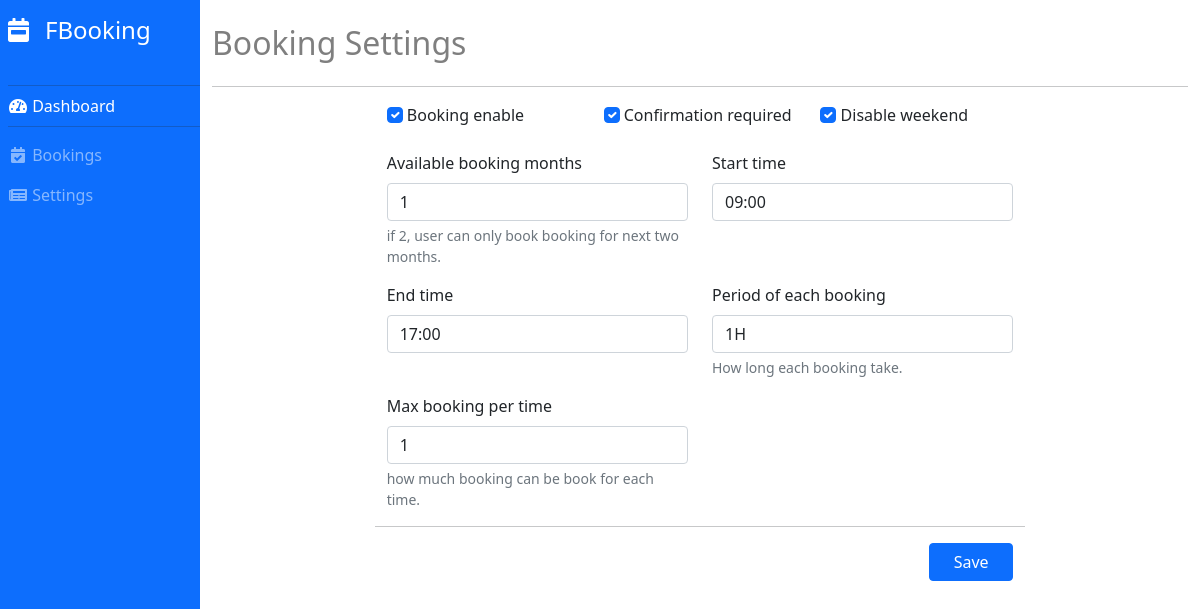
Screenshot of /booking2/admin/settings (signed in) with the database file from the repository.
### booking/models.py (models this page shows)
class BookingSettings(models.Model):
    booking_enable = models.BooleanField(default=True)
    confirmation_required = models.BooleanField(default=True)
    disable_weekend = models.BooleanField(default=True)
    available_booking_months = models.IntegerField(default=1, help_text="if 2, user can only book booking for next two months.")
    max_booking_per_day = models.IntegerField(null=True, blank=True)
    start_time = models.TimeField()
    end_time = models.TimeField()
    period_of_each_booking = models.CharField(max_length=3, default="30", choices=BOOKING_PERIOD, help_text="How long each booking take.")
    max_booking_per_time = models.IntegerField(default=1, help_text="how much booking can be book for each time.")

### booking/views/admin_views/settings_view.py (the view, shortened to what this page needs)
# urls.py: path("admin/settings", BookingSettingsView.as_view(), name="booking_settings"),
class BookingSettingsView(BookingSettingMixin, UpdateView):
    form_class = BookingSettingsForm
    template_name = "booking/admin/booking_settings.html"
    def get_object(self):
        return BookingSettings.objects.filter().first()

### booking/forms.py (shortened to what this page needs)
class BookingSettingsForm(ChangeInputsStyle, forms.ModelForm):
    start_time = forms.TimeField(widget=forms.TimeInput(format='%H:%M'))
    end_time = forms.TimeField(widget=forms.TimeInput(format='%H:%M'))
    class Meta:
        model = BookingSettings
        fields = "__all__"
        exclude = [
            "max_booking_per_day",
        ]

### booking/utils.py (called while the page is built)
    @method_decorator(login_required)
    def dispatch(self, request, *args, **kwargs):
        if not request.user.is_staff:
            return redirect(settings.LOGIN_URL)
        return super().dispatch(request, *args, **kwargs)

### booking/templates/booking/admin/booking_settings.html (shortened to what this page needs)
{% extends 'booking/base.html' %}
{% block content %}
    <h2 class="text-black-50 my-4">Booking Settings</h2>
    <hr>
    <div class="container col-md-8">
        <form method="POST" class="row">
            {% for field in form %}
                {% if field.field.widget.input_type == 'checkbox' %}
                    <div class="col-md-4">
                        <div class="mb-3">
                            {{field}}
                            <label for="{{ field.id_for_label }}" class="form-label">{{field.label}}</label>
                        </div>
                    </div>
                {% else %}
                    <div class="col-md-6">
                        <div class="mb-3">
                            <label for="{{ field.id_for_label }}" class="form-label">{{field.label}}</label>
                            {{field}}
                            <div id="emailHelp" class="form-text">{{field.help_text}}</div>
                        </div>
                    </div>
                {% endif %}
            {% endfor %}
            <hr>
            <div class="d-grid col-2 ml-auto">
                <button type="submit" class="btn btn-primary">Save</button>
            </div>
        </form>
    </div>
{% endblock content %}

### booking/static/css/style.css (style rules this page uses)
.ml-auto { margin-left: auto !important; }

### rows the page displays
BookingSettings: form "☑" "☑" "☑", form "1" "09:00" "17:00" "1H" "1"

### other values shown
{{ field.label }} "Booking enable" "Confirmation required" "Disable weekend"
{{ field.label }} "Available booking months" "Start time" "End time" "Period of each booking" "Max booking per time"
{{ field.help_text }} "if 2, user can only book booking for next two months." "How long each booking take." "how much booking can be book for each time."
